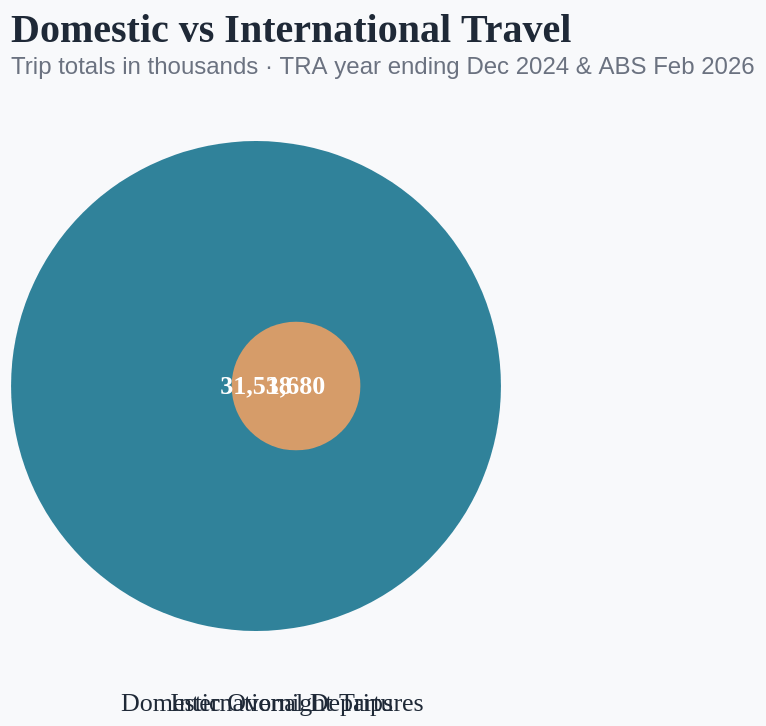

This figure's Vega-Lite source:
### Vega-Lite specification from a JSON file in a GitHub repository (floating-point values rounded to 4 significant figures)
{"$schema": "https://vega.github.io/schema/vega-lite/v6.json", "background": "#f8f9fb", "title": {"text": "Domestic vs International Travel", "subtitle": "Trip totals in thousands · TRA year ending Dec 2024 & ABS Feb 2026", "anchor": "start", "font": "Georgia", "fontSize": 20, "subtitleFontSize": 12, "color": "#1f2937", "subtitleColor": "#6b7280"}, "width": "container", "height": 300, "data": {"values": [{"type": "Domestic Overnight Trips", "trips": 31538, "y": 1}, {"type": "International Departures", "trips": 1680, "y": 1}]}, "layer": [{"mark": {"type": "point", "filled": true, "opacity": 0.85}, "encoding": {"x": {"field": "type", "type": "nominal", "title": null, "axis": {"labelFontSize": 13, "labelFont": "Georgia", "labelColor": "#1f2937", "labelAngle": 0, "ticks": false, "domain": false}}, "y": {"field": "y", "type": "quantitative", "title": null, "axis": null, "scale": {"domain": [0, 2]}}, "size": {"field": "trips", "type": "quantitative", "scale": {"range": [1000, 60000]}, "legend": null}, "color": {"field": "type", "type": "nominal", "scale": {"domain": ["Domestic Overnight Trips", "International Departures"], "range": ["#0d6e8a", "#f4a261"]}, "legend": null}, "tooltip": [{"field": "type", "type": "nominal", "title": "Type"}, {"field": "trips", "type": "quantitative", "title": "Trips (thousands)", "format": ","}]}}, {"mark": {"type": "text", "align": "center", "baseline": "middle", "fontSize": 13, "fontWeight": "bold", "font": "Georgia", "color": "white"}, "encoding": {"x": {"field": "type", "type": "nominal"}, "y": {"field": "y", "type": "quantitative", "scale": {"domain": [0, 2]}}, "text": {"field": "trips", "type": "quantitative", "format": ","}}}], "config": {"view": {"stroke": null}}}
